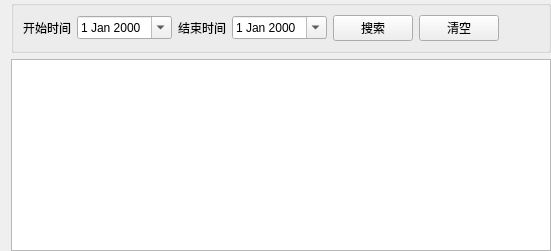
        <widget class="QWidget" name="sys_warning">
         <layout class="QVBoxLayout" name="verticalLayout_3">
          <property name="topMargin">
           <number>0</number>
          </property>
          <property name="rightMargin">
           <number>0</number>
          </property>
          <property name="bottomMargin">
           <number>0</number>
          </property>
          <item>
           <widget class="QGroupBox" name="groupBox_2">
            <property name="title">
             <string/>
            </property>
            <layout class="QGridLayout" name="gridLayout_2">
             <item row="0" column="0">
              <layout class="QHBoxLayout" name="horizontalLayout_3">
               <item>
                <widget class="QLabel" name="label_2">
                 <property name="text">
                  <string>开始时间</string>
                 </property>
                </widget>
               </item>
               <item>
                <widget class="QDateEdit" name="warningStartime">
                 <property name="buttonSymbols">
                  <enum>QAbstractSpinBox::UpDownArrows</enum>
                 </property>
                 <property name="accelerated">
                  <bool>false</bool>
                 </property>
                 <property name="showGroupSeparator" stdset="0">
                  <bool>true</bool>
                 </property>
                 <property name="calendarPopup">
                  <bool>true</bool>
                 </property>
                </widget>
               </item>
               <item>
                <widget class="QLabel" name="label_3">
                 <property name="text">
                  <string>结束时间</string>
                 </property>
                </widget>
               </item>
               <item>
                <widget class="QDateEdit" name="warningEndTime">
                 <property name="buttonSymbols">
                  <enum>QAbstractSpinBox::UpDownArrows</enum>
                 </property>
                 <property name="accelerated">
                  <bool>false</bool>
                 </property>
                 <property name="showGroupSeparator" stdset="0">
                  <bool>true</bool>
                 </property>
                 <property name="calendarPopup">
                  <bool>true</bool>
                 </property>
                </widget>
               </item>
               <item>
                <widget class="QPushButton" name="warningSearchBtn">
                 <property name="text">
                  <string>搜索</string>
                 </property>
                </widget>
               </item>
               <item>
                <widget class="QPushButton" name="warningResetBtn">
                 <property name="text">
                  <string>清空</string>
                 </property>
                </widget>
               </item>
               <item>
                <spacer name="horizontalSpacer_2">
                 <property name="orientation">
                  <enum>Qt::Horizontal</enum>
                 </property>
                 <property name="sizeHint" stdset="0">
                  <size>
                   <width>40</width>
                   <height>20</height>
                  </size>
                 </property>
                </spacer>
               </item>
              </layout>
             </item>
            </layout>
           </widget>
          </item>
          <item>
           <widget class="QTableWidget" name="warningTable"/>
          </item>
         </layout>
        </widget>
